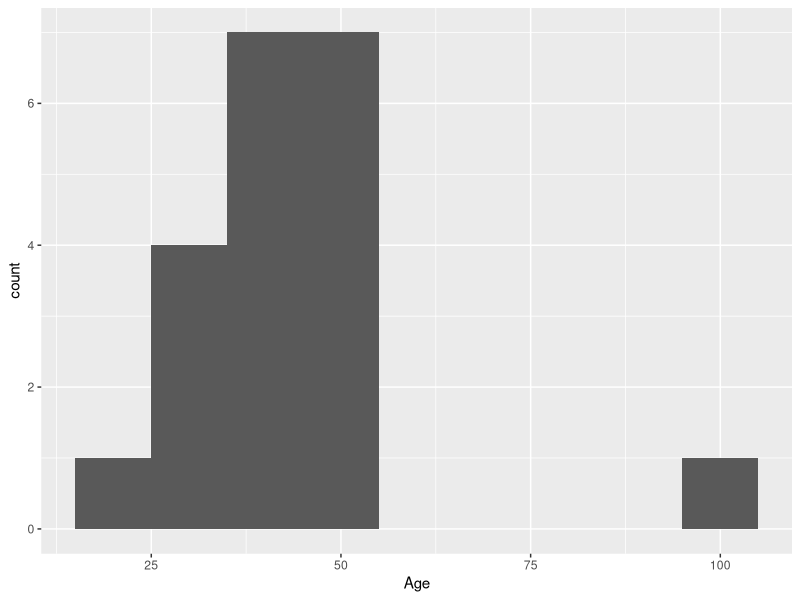
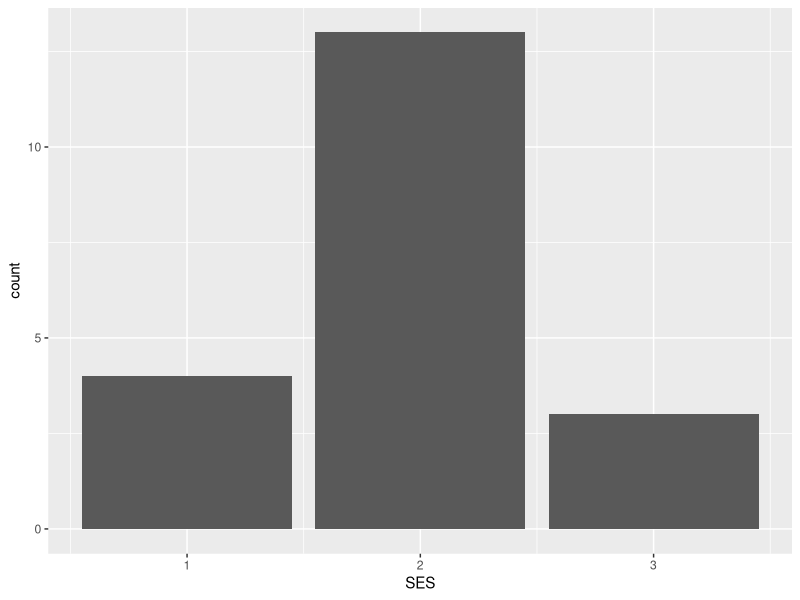
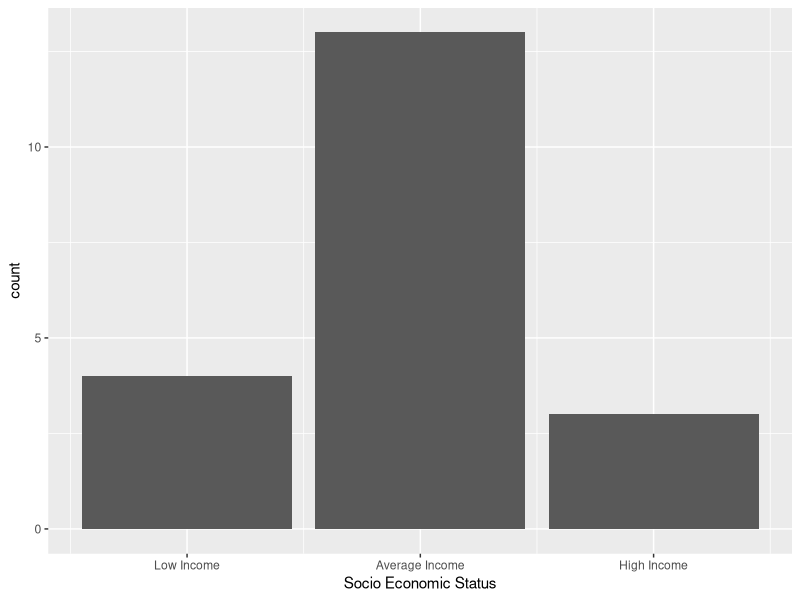
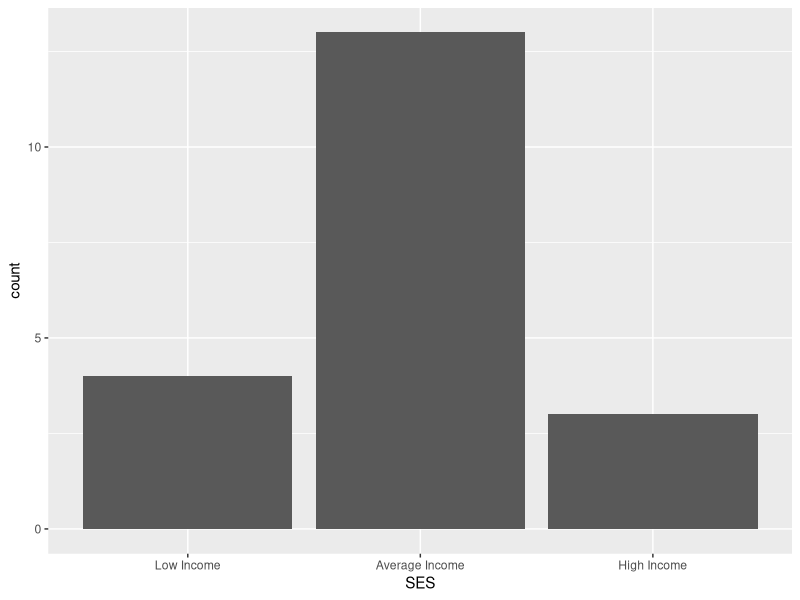
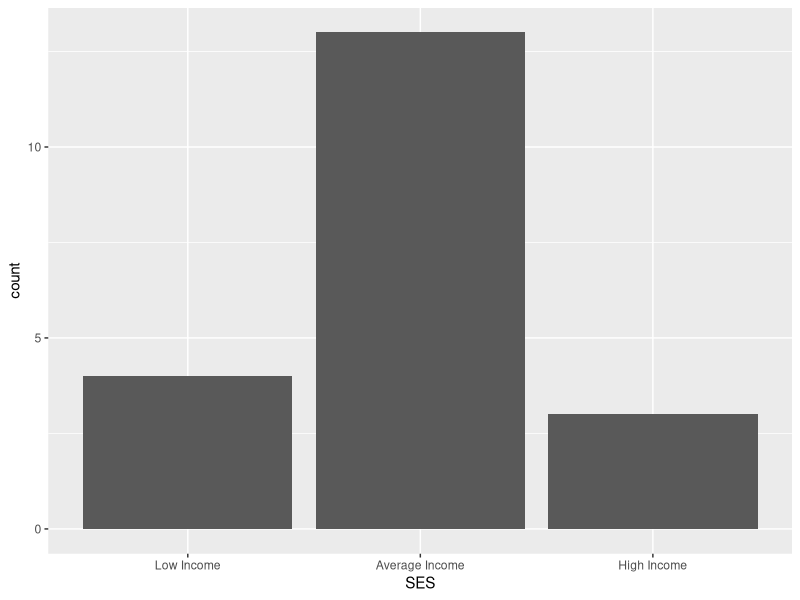
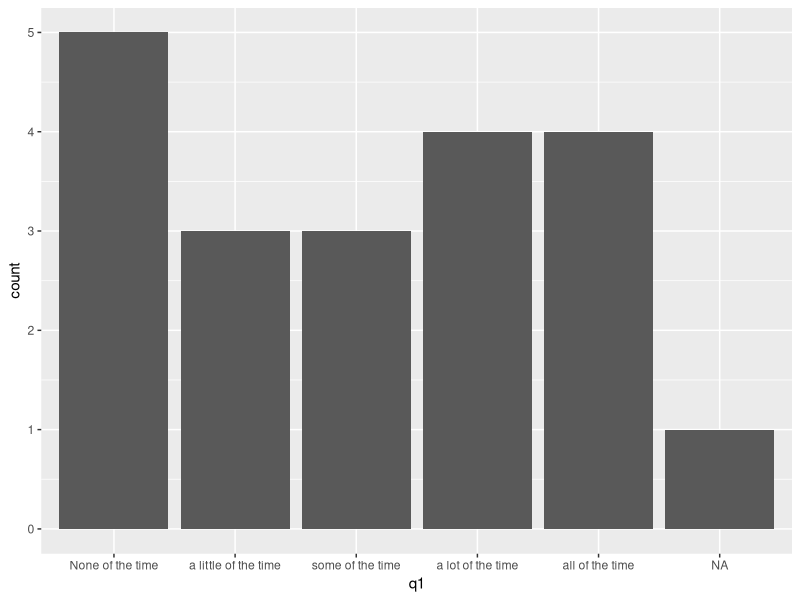
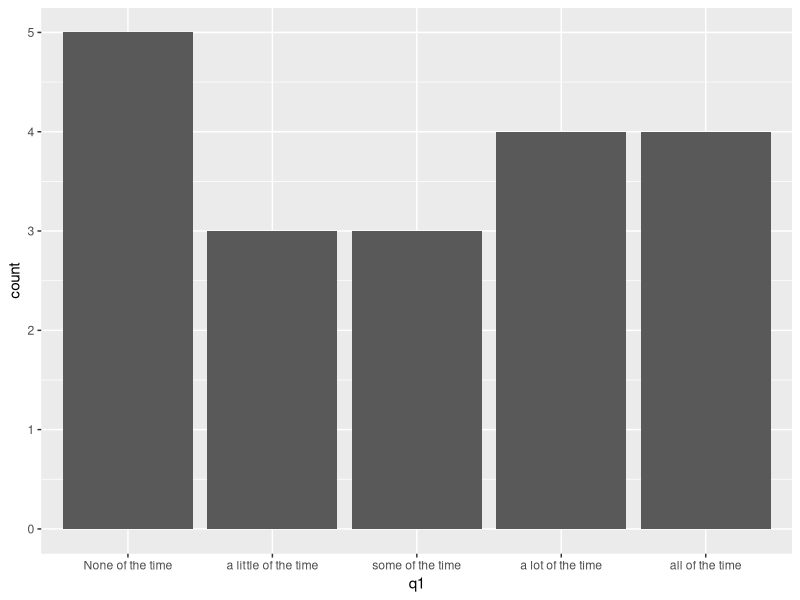

These figures' R source, in order:
## ---- chunk 1
knitr::opts_chunk$set(echo = TRUE)
## ---- chunk 2
# load tidyverse and readxl packages
library(tidyverse)
library(readxl)

# used read_excel() from the readxl package
dat <- read_excel("Dataset_02_fixq2.xlsx")
## ---- chunk 3
# the summary() function gives you some basic summary stats
summary(dat)
## ---- chunk 4
dat %>%
  ggplot() + 
  geom_histogram(mapping = aes(x = Age), 
                 binwidth = 10)
## ---- chunk 5
dat %>%
  ggplot() +
  geom_bar(mapping = aes(x = SES))

# you can add an x-axis title and labels for the categories
dat %>%
  ggplot() +
  geom_bar(mapping = aes(x = SES)) +
  scale_x_continuous(name = "Socio Economic Status",
                   breaks = c(1,2,3),
                   labels = c("Low Income","Average Income",
                              "High Income"))
## ---- chunk 6
# load the forcats package
library(forcats)

# create objects for the labels and levels for SES
sesLabels <- c("Low Income","Average Income", "High Income")
sesLevels <- c(1,2,3)

# apply the labels and levels for SES using the factor() function
dat$SES <- factor(dat$SES, 
                  levels = sesLevels, 
                  labels = sesLabels)
## ---- chunk 7
# redo bar plot
dat %>%
  ggplot() +
  geom_bar(mapping = aes(x = SES))

# another way to do the bar plot
dat %>%
  ggplot(aes(SES)) +
  geom_bar()
## ---- chunk 8
# Likert scale coding for q1-q5
qLevels <- c(1,2,3,4,5) 
qLabels <- c("None of the time","a little of the time","some of the time",
             "a lot of the time","all of the time") 

# apply to q1 - you can redo this for the remaining 4 questions
dat$q1 <- factor(dat$q1, 
                 levels = qLevels, 
                 labels = qLabels)
## ---- chunk 9
summary(dat$q1)
## ---- chunk 10
dat %>%
  ggplot(aes(q1)) +
  geom_bar()

# remove NAs and replot
dat %>%
  subset(!is.na(q1)) %>%
  ggplot(aes(q1)) +
  geom_bar()

